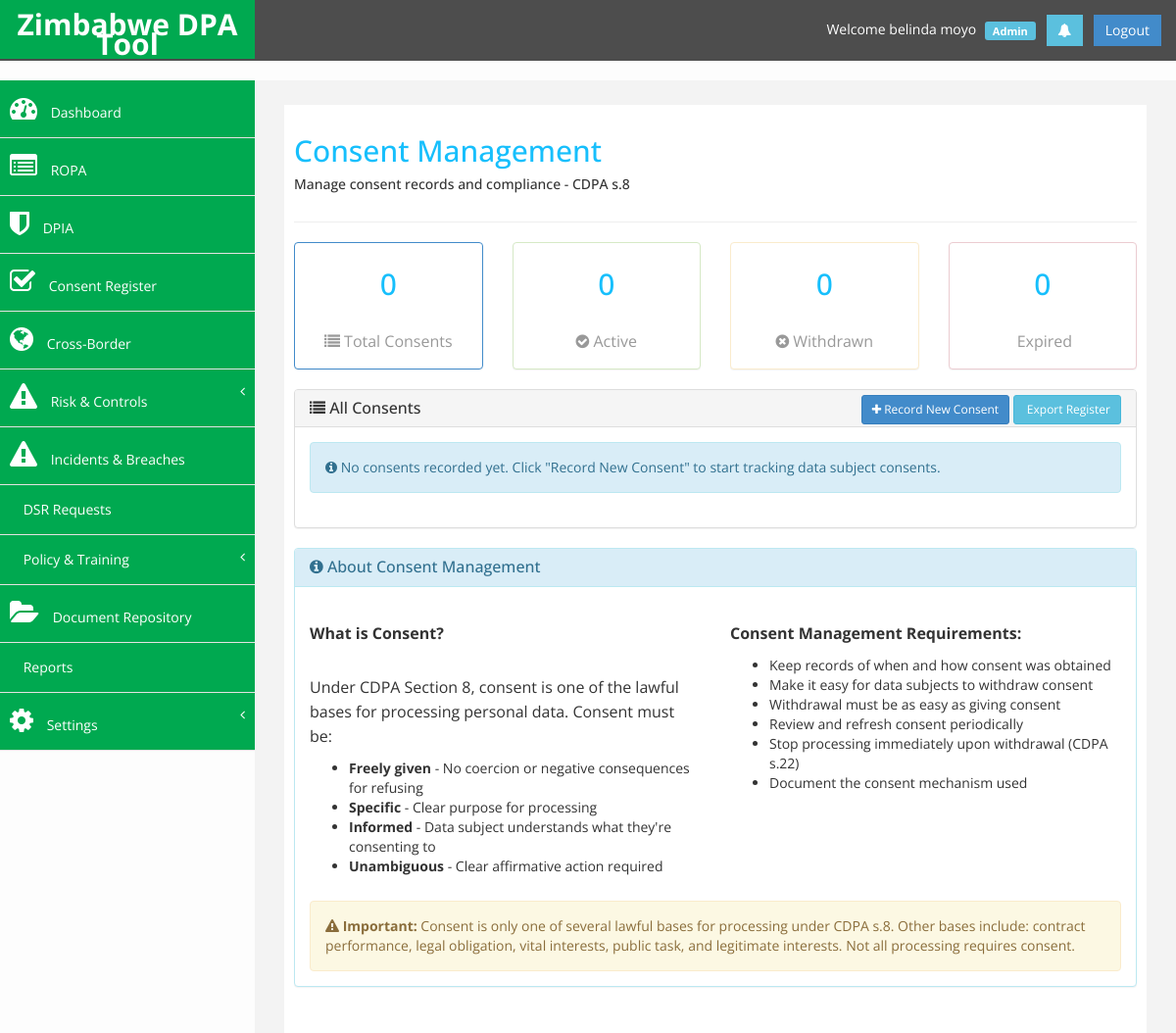
Page /consent_list.php (signed in) on the earlier database version.
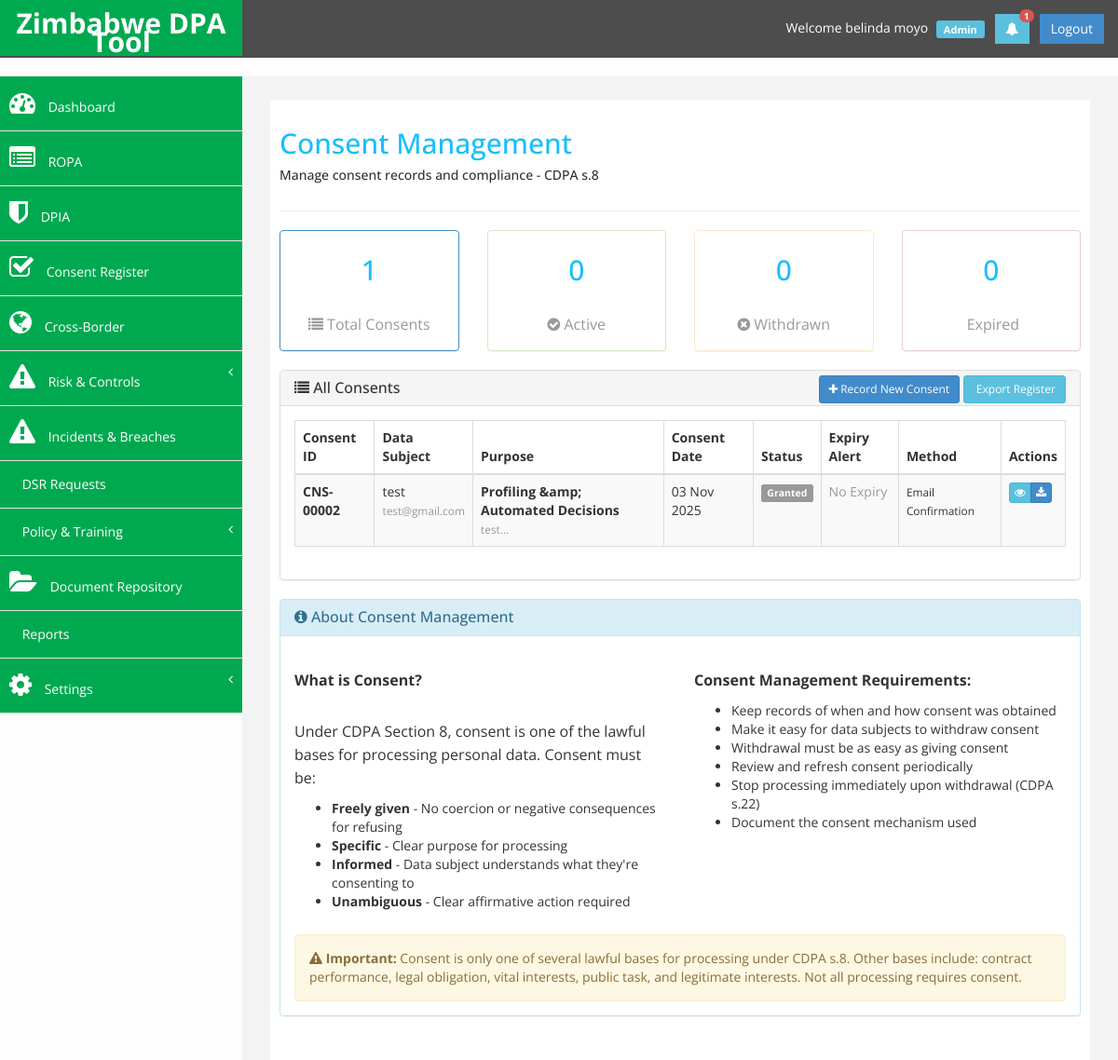
Same page on the later database version.
### tables this page shows
CREATE TABLE `consents` (
  `consent_id` int(11) UNSIGNED NOT NULL,
  `org_id` int(11) UNSIGNED NOT NULL,
  `subject_ref` varchar(255) NOT NULL,
  `purpose_id` int(11) UNSIGNED NOT NULL,
  `ropa_id` int(11) UNSIGNED DEFAULT NULL,
  `consent_method` varchar(100) DEFAULT 'digital',
  `consent_text` text DEFAULT NULL,
  `privacy_notice_version` varchar(50) DEFAULT NULL,
  `captured_at` timestamp NOT NULL DEFAULT current_timestamp(),
  `expires_at` timestamp NULL DEFAULT NULL,
  `status` enum('active','granted','withdrawn','expired','renewed') DEFAULT 'active',
  `withdrawn_at` timestamp NULL DEFAULT NULL,
  `withdrawal_reason` text DEFAULT NULL,
  `created_at` timestamp NOT NULL DEFAULT current_timestamp(),
  `updated_at` timestamp NOT NULL DEFAULT current_timestamp() ON UPDATE current_timestamp(),
  `subject_name` varchar(255) DEFAULT NULL,
  `subject_email` varchar(255) DEFAULT NULL,
  `subject_phone` varchar(50) DEFAULT NULL,
  `subject_id_number` varchar(100) DEFAULT NULL,
  `purpose` varchar(255) DEFAULT NULL,
  `purpose_description` text DEFAULT NULL,
  `consent_date` date DEFAULT NULL,
  `consent_evidence` text DEFAULT NULL,
  `expiry_date` date DEFAULT NULL,
  `data_categories` text DEFAULT NULL,
  `retention_period` varchar(255) DEFAULT NULL,
  `withdrawal_method` text DEFAULT NULL,
  `withdrawal_method_used` varchar(255) DEFAULT NULL,
  `created_by` int(11) UNSIGNED DEFAULT NULL,
  `withdrawn_by` int(11) UNSIGNED DEFAULT NULL,
  `renewal_notes` text DEFAULT NULL,
  `renewed_from_consent_id` int(11) UNSIGNED DEFAULT NULL,
  `renewed_to_consent_id` int(11) UNSIGNED DEFAULT NULL,
  `withdrawal_date` timestamp NULL DEFAULT NULL
);

### includes/auth.php (called while the page is built, shortened)
<?php
function get_current_user_id() {
    return $_SESSION['dpa_user_id'] ?? null;
}
function get_current_org_id() {
    return $_SESSION['dpa_org_id'] ?? null;
}
?>

### config/database.php (called while the page is built, shortened)
<?php
try {
    $dpa_db = new mysqli(DB_HOST, DB_USER, DB_PASS, DB_NAME);
    $dpa_db->set_charset(DB_CHARSET);
} catch (Exception $e) {
    die("Database connection error: " . $e->getMessage());
}
function db_query($query, $params = []) {
    global $dpa_db;
    $stmt = $dpa_db->prepare($query);
    if (!empty($params)) {
        $types = '';
        $values = [];
        foreach ($params as $param) {
            if (is_int($param)) {
                $types .= 'i';
            } elseif (is_float($param)) {
                $types .= 'd';
            } else {
                $types .= 's';
            }
            $values[] = $param;
        }
        $stmt->bind_param($types, ...$values);
    }
    $stmt->execute();
    return $stmt;
}
function db_fetch_all($stmt) {
    $result = $stmt->get_result();
    return $result->fetch_all(MYSQLI_ASSOC);
}
function db_fetch_one($stmt) {
    $result = $stmt->get_result();
    return $result->fetch_assoc();
}
?>

### consent_list.php (the view, shortened to what the changed rows need)
<?php
require_once 'config/database.php';
require_once 'includes/auth.php';
$org_id = get_current_org_id();
$query = "SELECT c.*,
          DATEDIFF(c.expiry_date, NOW()) as days_to_expiry
          FROM consents c
          WHERE c.org_id = ?
          ORDER BY c.consent_date DESC";
$consents = db_fetch_all(db_query($query, [$org_id]));
$total = count($consents);
$active = 0;
$withdrawn = 0;
$expired = 0;
?>
<!DOCTYPE html>
<html xmlns="http://www.w3.org/1999/xhtml">
<head>
    <link href="assets/css/bootstrap.css" rel="stylesheet" />
    <link href="assets/css/font-awesome.css" rel="stylesheet" />
    <link href="assets/css/custom.css" rel="stylesheet" />
    <link href="assets/js/dataTables/dataTables.bootstrap.css?v=2" rel="stylesheet" />
</head>
<body>
    <div id="wrapper">
        <?php include 'includes/header.php'; ?>
        <div id="page-wrapper">
            <div id="page-inner">
                <div class="row">
                    <div class="col-md-12">
                        <h2>Consent Management</h2>
                    </div>
                </div>
    <div class="row">
        <div class="col-md-3">
            <div class="panel panel-primary">
                <div class="panel-body text-center">
                    <h2 style="margin: 10px 0;"><?php echo $total; ?></h2>
                    <p class="text-muted" style="margin: 0;">
                        <i class="fa fa-list"></i> Total Consents
                    </p>
                </div>
            </div>
        </div>
        <div class="col-md-3">
            <div class="panel panel-success">
                <div class="panel-body text-center">
                    <h2 style="margin: 10px 0;"><?php echo $active; ?></h2>
                </div>
            </div>
        </div>
        <div class="col-md-3">
            <div class="panel panel-warning">
                <div class="panel-body text-center">
                    <h2 style="margin: 10px 0;"><?php echo $withdrawn; ?></h2>
                </div>
            </div>
        </div>
        <div class="col-md-3">
            <div class="panel panel-danger">
                <div class="panel-body text-center">
                    <h2 style="margin: 10px 0;"><?php echo $expired; ?></h2>
                </div>
            </div>
        </div>
    </div>
    <div class="row">
        <div class="col-md-12">
            <div class="panel panel-default">
                <div class="panel-body">
                    <?php if (empty($consents)): ?>
                        <div class="alert alert-info">
                            <i class="fa fa-info-circle"></i>
                            No consents recorded yet. Click "Record New Consent" to start tracking data subject consents.
                        </div>
                    <?php else: ?>
                        <table id="consentsTable" class="table table-striped table-bordered table-hover">
                            <thead>
                                <tr>
                                    <th>Consent ID</th>
                                    <th>Data Subject</th>
                                    <th>Purpose</th>
                                    <th>Consent Date</th>
                                    <th>Status</th>
                                    <th>Expiry Alert</th>
                                    <th>Method</th>
                                    <th>Actions</th>
                                </tr>
                            </thead>
                            <tbody>
                                <?php foreach ($consents as $consent): ?>
                                <tr>
                                    <td>
                                        <strong>CNS-<?php echo str_pad($consent['consent_id'], 5, '0', STR_PAD_LEFT); ?></strong>
                                    </td>
                                    <td>
                                        <?php echo htmlspecialchars($consent['subject_name']); ?>
                                        <br><small class="text-muted"><?php echo htmlspecialchars($consent['subject_email']); ?></small>
                                    </td>
                                    <td>
                                        <strong><?php echo htmlspecialchars($consent['purpose']); ?></strong>
                                        <?php if ($consent['purpose_description']): ?>
                                            <br><small class="text-muted"><?php echo htmlspecialchars(substr($consent['purpose_description'], 0, 50)) . '...'; ?></small>
                                        <?php endif; ?>
                                    </td>
                                    <td><?php echo date('d M Y', strtotime($consent['consent_date'])); ?></td>
                                    <td>
                                        <?php
                                        $status_class = [
                                            'active' => 'success',
                                            'withdrawn' => 'warning',
                                            'expired' => 'danger'
                                        ][$consent['status']] ?? 'default';
                                        echo "<span class='label label-$status_class'>" . ucfirst($consent['status']) . "</span>";
                                        ?>
                                    </td>
                                    <td>
                                        <?php
                                        if ($consent['status'] == 'active' && $consent['expiry_date']) {
                                            if ($consent['days_to_expiry'] <= 0) {
                                                echo "<span class='label label-danger'><i class='fa fa-exclamation-triangle'></i> Expired</span>";
                                            } elseif ($consent['days_to_expiry'] <= 30) {
                                                echo "<span class='label label-warning'><i class='fa fa-clock-o'></i> {$consent['days_to_expiry']} days</span>";
                                            } else {
                                                echo "<span class='label label-success'><i class='fa fa-check'></i> Valid</span>";
                                            }
                                        } elseif ($consent['status'] == 'withdrawn') {
                                            echo "<span class='text-muted'>N/A</span>";
                                        } else {
                                            echo "<span class='text-muted'>No Expiry</span>";
                                        }
                                        ?>
                                    </td>
                                    <td>
                                        <small><?php echo htmlspecialchars($consent['consent_method']); ?></small>
                                    </td>
                                    <td>
                                        <div class="btn-group btn-group-xs">
                                            <a href="consent_view.php?id=<?php echo $consent['consent_id']; ?>" class="btn btn-info" title="View Details">
                                                <i class="fa fa-eye"></i>
                                            </a>
                                            <a href="consent_export.php?id=<?php echo $consent['consent_id']; ?>&format=pdf" class="btn btn-primary" title="Export">
                                                <i class="fa fa-download"></i>
                                            </a>
                                        </div>
                                    </td>
                                </tr>
                                <?php endforeach; ?>
                            </tbody>
                        </table>
                    <?php endif; ?>
                </div>
            </div>
        </div>
    </div>
</div>
            </div>
        </div>
</body>
</html>

### includes/header.php (shortened to what the changed rows need)
<?php
require_once dirname(__DIR__) . '/includes/auth.php';
$_user_id = get_current_user_id();
$_org_id = get_current_org_id();
$notif_query = "SELECT COUNT(*) as count FROM notifications WHERE org_id = ? AND user_id = ? AND is_read = 0";
$notif_stmt = db_query($notif_query, [$_org_id, $_user_id]);
$unread_notifications = db_fetch_one($notif_stmt)['count'] ?? 0;
?>
<nav class="navbar navbar-default navbar-cls-top" role="navigation">
     <div class="navbar-user-info">
          <a href="notifications.php" class="btn btn-info square-btn-adjust" style="position: relative;" title="Notifications">
               <i class="fa fa-bell"></i>
               <?php if ($unread_notifications > 0): ?>
               <span class="badge" style="position: absolute; top: -5px; right: -5px; background-color: #d9534f; color: white; font-size: 10px; padding: 2px 5px; border-radius: 10px;">
                    <?php echo $unread_notifications > 99 ? '99+' : $unread_notifications; ?>
               </span>
               <?php endif; ?>
          </a>
     </div>
</nav>

Differences in the rows shown:
added consents: consent_id "00002", subject_name "test", subject_email "test@gmail.com", purpose "Profiling &amp; Automated Decisions", purpose_description "test", consent_date "03 Nov 2025", status "Granted", shows "No Expiry", consent_method "Email Confirmation"
Other differences:
$unread_notifications: (not shown) → "1"
$total: "0" → "1"
text no longer shown: "No consents recorded yet. Click \"Record New Consent\" to start tracking data subject consents."
text now shown: "Consent ID Data Subject Purpose Consent Date Status Expiry Alert Method Actions"
